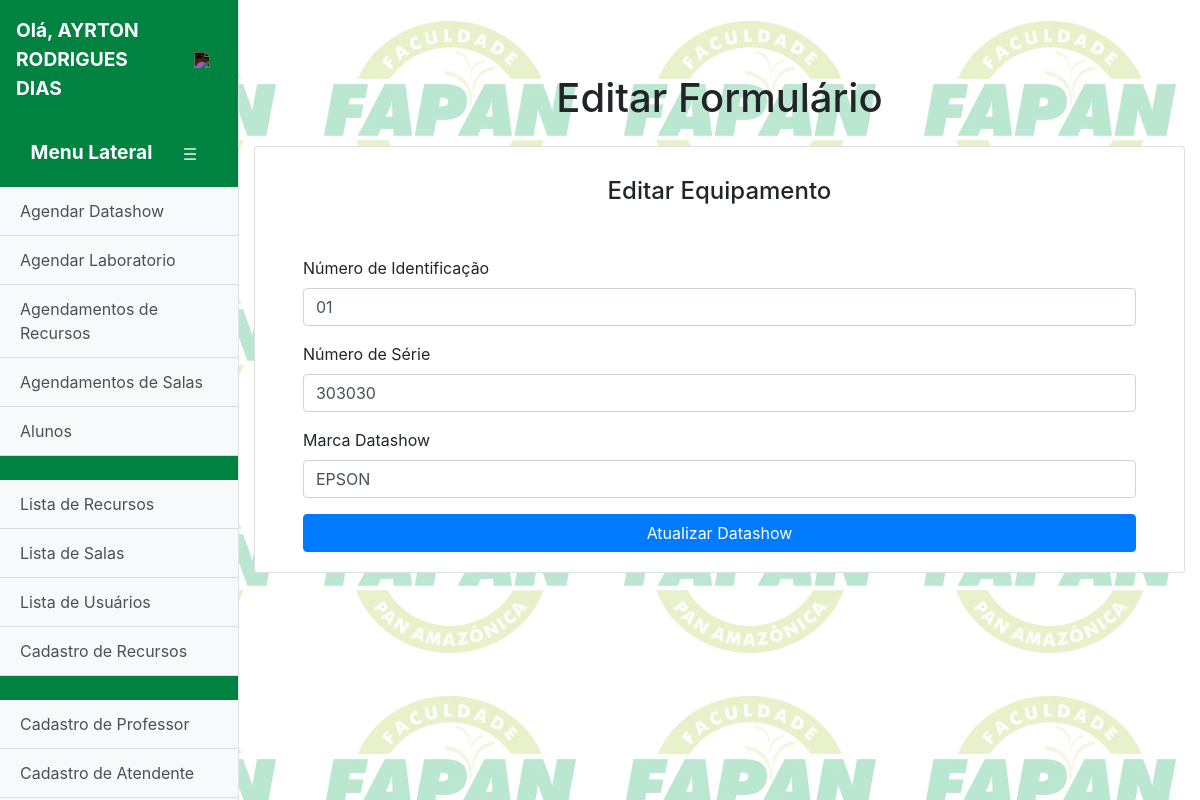
Page /editardatashow.php?datashow=14 (signed in) on the committed database.
### tables this page shows
CREATE TABLE `professor` (
  `nome` varchar(100) NOT NULL,
  `cpf` varchar(11) NOT NULL,
  `data_nasc` varchar(15) NOT NULL,
  `email` varchar(100) NOT NULL,
  `idprof` int(11) NOT NULL,
  `id_user` int(11) NOT NULL
);

CREATE TABLE `equipamentos` (
  `id` int(11) NOT NULL,
  `numero_identificacao` varchar(100) NOT NULL,
  `numero_serie` varchar(100) NOT NULL,
  `disponibilidade` tinyint(1) DEFAULT NULL,
  `marca` varchar(50) DEFAULT NULL
);

### editardatashow.php (the view, shortened to what this page needs)
<?php
include('conexao.php');
if(isset($_GET['datashow'])) {
    $id_datashow = $_GET['datashow'];
    $sql = "SELECT * FROM equipamentos WHERE id = $id_datashow";
    $result = mysqli_query($conn, $sql);
    if($result && mysqli_num_rows($result) > 0) {
        $row = mysqli_fetch_assoc($result);
        $numero_identificacao = $row['numero_identificacao'];
        $numero_serie = $row['numero_serie'];
        $marca = $row['marca'];
    } else {
        $_SESSION['erro'] = "Datashow não encontrado.";
        header("Location: pagina_de_erro.php");
        exit();
    }
} else {
    $_SESSION['erro'] = "ID do datashow não fornecido.";
    header("Location: pagina_de_erro.php");
    exit();
}
?>
<!DOCTYPE html>
<html lang="en">
<head>
    <link rel="stylesheet" href="https://stackpath.bootstrapcdn.com/bootstrap/4.5.2/css/bootstrap.min.css">
    <link rel="stylesheet" href="styles.css">
</head>
<body>
    <div class="d-flex" id="wrapper">
    <?php include("menulateral.php"); ?>
        <div id="page-content-wrapper" class="container-fluid">
            <h1 class="mt-4 mb-4">Editar Formulário</h1>
            <div class="card">
                <div class="card-body">
                    <h2 class="card-title text-center">Editar Equipamento</h2>
                    <form method="post" action="atualizar_equipamento.php" class="form">
                        <div class="form-group">
                            <label for="numero_identificacao">Número de Identificação</label>
                            <input type="text" id="numero_identificacao" name="numero_identificacao" class="form-control" required value="<?=$numero_identificacao?>">
                        </div>
                        <div class="form-group">
                            <label for="numero_serie">Número de Série</label>
                            <input type="text" id="numero_serie" name="numero_serie" class="form-control" required value="<?=$numero_serie?>">
                        </div>
                        <div class="form-group">
                            <label for="marca">Marca Datashow</label>
                            <input type="text" id="marca" name="marca" class="form-control" required value="<?=$marca?>">
                        </div>
                        <button type="submit" class="btn btn-primary btn-block">Atualizar Datashow</button>
                    </form>
                </div>
            </div>
        </div>
    </div>
</body>
</html>

### menulateral.php (shortened to what this page needs)
<div class="bg-light border-right" id="sidebar-wrapper" style="background:#008241!important;">
    <?php
        if($_SESSION['funcao'] == 1){
            $funcao = "professor";
        } else if($_SESSION['funcao'] == 2){
            $funcao = "professor";
        } else if($_SESSION['funcao'] == 3){
            $funcao = "atendente";
        }
            $id_user = $_SESSION['id'];
            $sql = "SELECT * FROM $funcao p JOIN users u WHERE id_user = $id_user";
            $resultado = $conn->query($sql);
            if ($resultado->num_rows > 0) {
                while ($row = $resultado->fetch_assoc()) {
                    $nome = $row['nome'] ;
                }
            }
        ?>
    <div class="sidebar-heading">
            	<p id="sidebar-heading-name">Olá, <?php echo $nome ?></p>
            	<div class="sidebar-button" onclick="sair()"><img  class="sidebar-button-img" src="assets/exit.png"></div>
    </div>
            <div class="sidebar-heading">
            	<p id="sidebar-heading-title">Menu Lateral</p>
            	<div class="sidebar-button" onclick="sideBarSwitch()"><img class="sidebar-button-img" src="assets/sidebar-icon.png"></div>
            </div>
            <div class="list-group list-group-flush">
                <a href="agendadatashow.php" id="agendadatashow" class="list-group-item list-group-item-action bg-light">Agendar Datashow</a>
                <a href="agendarlaboratorio.php" id="agendarlaboratorio" class="list-group-item list-group-item-action bg-light">Agendar Laboratorio</a>
                <a href="liberacaodatashow.php" id="liberacaodatashow" class="list-group-item list-group-item-action bg-light">Agendamentos de Recursos</a>
                <a href="liberacaolaboratorio.php" id="liberacaolaboratorio" class="list-group-item list-group-item-action bg-light">Agendamentos de Salas</a>
                <a href="alunos.php" id="alunos" class="list-group-item list-group-item-action bg-light">Alunos</a>
                <?php if ($_SESSION['funcao'] == 1): ?>
                <br>
                <a href="listadatashow.php" id="listadatashow" class="list-group-item list-group-item-action bg-light">Lista de Recursos</a>
                <a href="listalaboratorio.php" id="listalaboratorio" class="list-group-item list-group-item-action bg-light">Lista de Salas</a>
                <a href="listausuarios.php" id="listausuarios" class="list-group-item list-group-item-action bg-light">Lista de Usuários</a>
                <a href="cadastro.php" id="cadastro" class="list-group-item list-group-item-action bg-light">Cadastro de Recursos</a>
                <?php endif; ?>
                <br>
                <?php if ($_SESSION['funcao'] == 1): ?>
                <a href="cadastro_prof.php" id="cadastro_prof" class="list-group-item list-group-item-action bg-light">Cadastro de Professor</a>
                <?php endif; ?>
                <?php if ($_SESSION['funcao'] == 1 || $_SESSION['funcao'] == 2): ?>
                <a href="cadastro_aten.php" id="cadastro_aten" class="list-group-item list-group-item-action bg-light">Cadastro de Atendente</a>
                <?php endif; ?>
                <br>
                <br>
                <br>
            </div>
        </div>

### styles.css (style rules this page uses)
#page-content-wrapper { margin-top: 50px; flex-direction: column; }
#sidebar-wrapper { background:#008241!important; width: 300px; height: 100vh; z-index: 1000; overflow-y: auto; transition: all 0.3s ease; }
.sidebar-heading { font-weight: 700; font-size: 1.2rem; padding: 1rem; display: flex; flex-direction: row; align-items: center; justify-content: center; }
#sidebar-heading-name { color:#fff; margin-top: 0px !important; margin-bottom: 2px !important; margin-right: 20px; }
#sidebar-heading-title { color:#fff; margin-top: 0px !important; margin-bottom: 2px !important; margin-right: 20px; }
.sidebar-button { min-width: 35px; min-height: 35px; max-width: 35px; max-height: 35px; background: transparent; border-radius: 50%; padding: 2px; float: right; display: flex; align-items: center; justify-content: center; transition-duration: 200ms; }
.sidebar-button-img { width: 20px; filter: invert(1); }
.container-fluid { display: flex; align-items: center; }
.card { width: 100%; max-width: 1000px; }
.card-title { font-size: 24px; margin: 10px auto 50px auto; white-space: nowrap; }
.card-body { padding: 1.25rem 3rem; }
#wrapper { background-image: url("./assets/Sem_titulo.png"); }

### rows in the picture
professor: nome "AYRTON RODRIGUES DIAS"
equipamentos: numero_identificacao "01", numero_serie "303030", marca "EPSON"
